Frame 1 (no input): blank canvas, image omitted
Frame 60 (the mouse pressed at the canvas centre just before this capture): blank canvas, image omitted
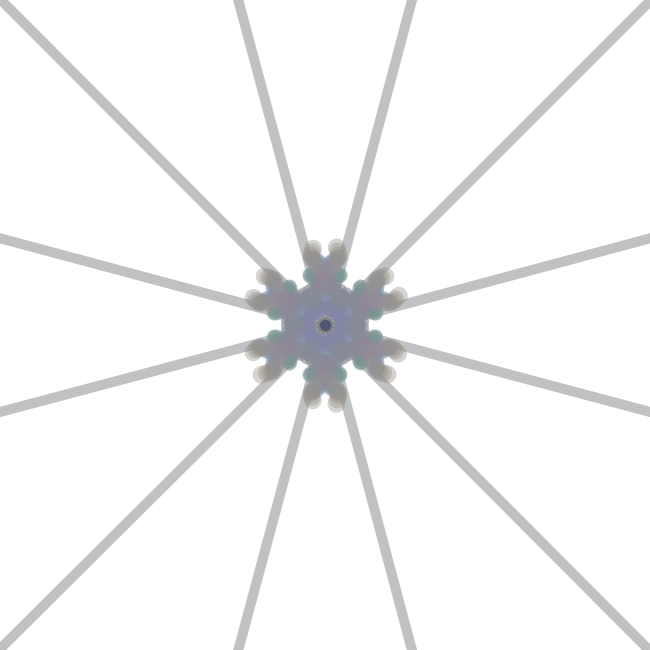
Frame 120 (the mouse held since frame 60 and released just before this capture)

The Processing sketch whose frames 1 and 60 were blank and that drew this single picture after the mouse press (run headless with seeded random() and noise(); from frame 60 on, the mouse is pressed at the canvas centre):

// Processing sketch: Kaleidoscope
// ── Kaleidoscope.pde
int numShapes;
float mx;
float my;
float pmx;
float pmy;
float xOff = 0;
int symmetry = 6;
float angle = TWO_PI/symmetry;

ArrayList<Walker> walkers;

void setup(){
  background(255);
  size(650, 650);
  translate(width/2, height/2);
  
  walkers = new ArrayList<Walker>();

}

void mousePressed(){
  walkers.add(new Walker());
}

void draw(){
  //background(255);
  push();
  translate(width/2, height/2);
  
  mx = mouseX - width/2;
  my = mouseY - height/2;
  pmx = pmouseX - width/2;
  pmy = pmouseY - height/2;
  
  
  if (mousePressed){  
    for (int i = 0; i < symmetry; i++){
      rotate(angle);
      int r = int(map(noise(xOff), 0, 1, 0, 255));
      int g = int(map(noise(xOff + 1000), 0, 1, 0, 255));
      int b = int(map(noise(xOff + 2000), 0, 1, 0, 255));
      stroke(r, g, b, 100);
      paint();
    }
  }
  
    for (int i = 0; i < symmetry; i++){
    rotate(angle);
    for (Walker w : walkers){
      w.show();
      w.update();
      push();
      scale(-1, 1);
      w.show();
      w.update();
      pop();
    }
  }
  
  pop();
  xOff += 0.1;
}

void paint(){

    float d = abs(dist(pmx, pmy, mx, my));
    float sw = abs(map(d, 0, 20, 10, 1));
    if (sw > 10) sw = 10;
    //println(sw);
    strokeWeight(sw);
    //stroke(255, 100);
    line(mx, my, pmx, pmy);
    push();
    scale(-1, 1);
    line(mx, my, pmx, pmy);
    pop();
    
    
}

// ── Walker.pde
class Walker{
  
  float diameter;
  float xOff, yOff;
  PVector pos;
  
  Walker(){
    xOff = random(0, 10000);
    yOff = xOff + 1000;
    pos = new PVector(map(noise(xOff), 0, 1, -width/2, width/2), map(noise(yOff), 0, 1, -height/2, height/2));
    diameter = map(noise(xOff), 0, 1, 0, 30); 

    
  }
  
  void show(){
    int r = int(map(noise(xOff), 0, 1, 0, 255));
    int g = int(map(noise(xOff + 1000), 0, 1, 0, 255));
    int b = int(map(noise(xOff + 2000), 0, 1, 0, 255));
    noStroke();
    fill(r, g, b, 100);
    ellipse(pos.x, pos.y, diameter, diameter);
    
  }
  
  void update(){
    pos.x = map(noise(xOff), 0, 1, -width/2, width/2);
    pos.y = map(noise(yOff), 0, 1, -height/2, height/2);
    diameter = map(noise(xOff), 0, 1, 0, 30); 
    
    xOff += 0.001;
    yOff += 0.001;
  }
  
}
